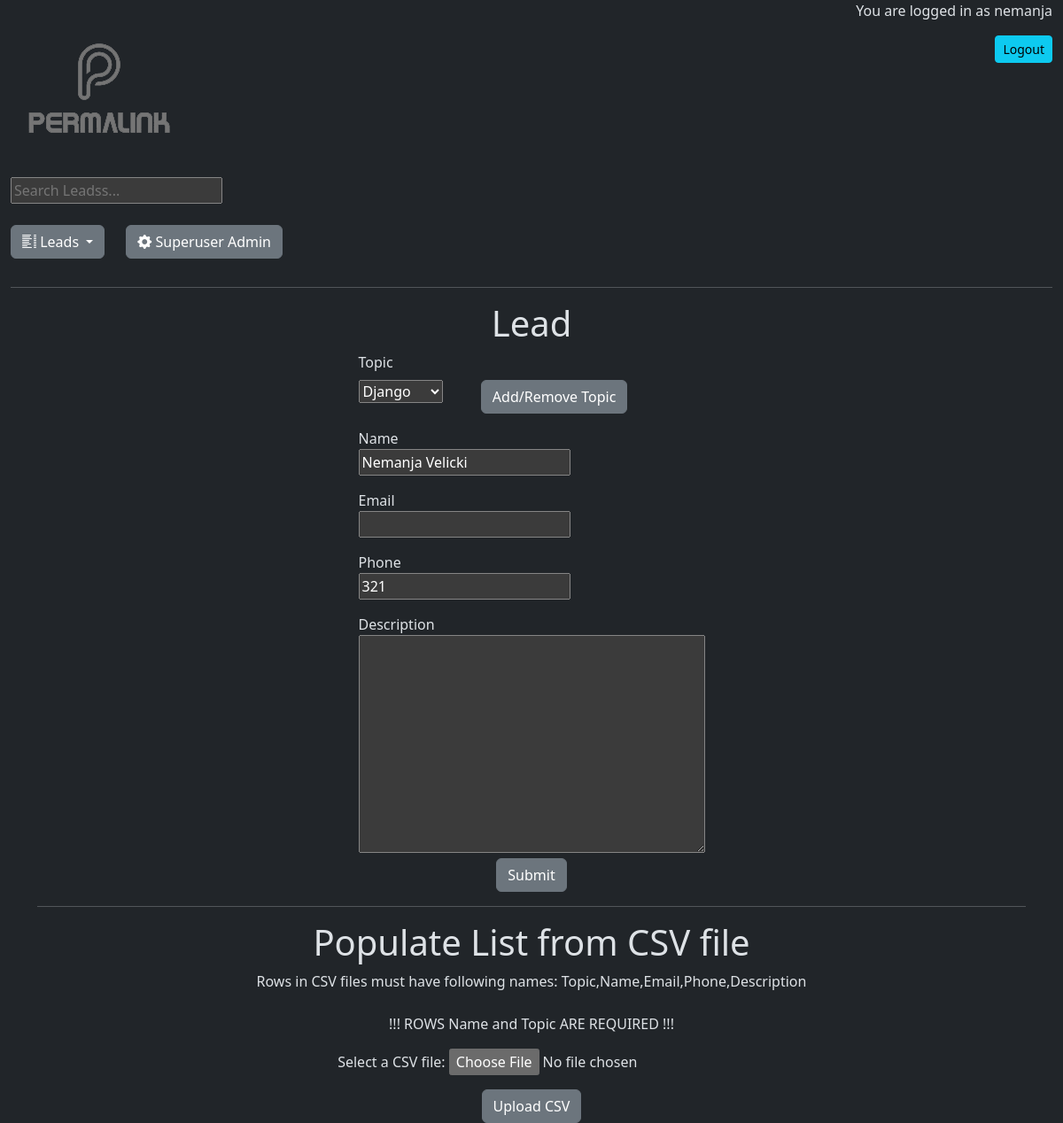
/edit_lead/1 (signed in), run on the app's committed database.
### crm/models.py (models this page shows, shortened)
class Lead(models.Model):
    user = models.ForeignKey(User, on_delete=models.CASCADE, null=True, blank=True)
    topic = models.ForeignKey(Topic, null=True, on_delete=models.CASCADE)
    name = models.CharField(max_length=200)
    email = models.CharField(max_length=200, null=True, blank=True)
    phone = models.CharField(max_length=200, null=True, blank=True)
    description = models.TextField(null=True, blank=True)
    update = models.DateTimeField(auto_now=True)
    created = models.DateTimeField(auto_now_add=True)
    class Meta:
        ordering = ['-update', '-created']

### crm/views.py (the view, shortened to what this page needs)
# urls.py: path('edit_lead/<str:pk>', views.edit_lead, name='edit'),
@login_required(login_url='home')
def edit_lead(request, pk):
    lead = Lead.objects.get(id=pk)
    form = LeadForm(instance=lead, user=request.user)
    form1 = CSVUploadForm()
    context = {'form': form, 'form1': form1, 'lead': lead}
    return render(request, 'crm/add_edit_leads.html', context)

### crm/forms.py
class LeadForm(ModelForm):
    class Meta:
        model = Lead
        fields = ['topic', 'name', 'email', 'phone', 'description']
    def __init__(self, *args, user=None,**kwargs):
        super(LeadForm, self).__init__(*args, **kwargs)
        self.fields['topic'].queryset = Topic.objects.filter(user=user)

class CSVUploadForm(forms.Form):
    csv_file = forms.FileField(label='Select a CSV file')

### crm/models.py (called while the page is built)
    def __str__(self):
        return self.name

### crm/templates/crm/add_edit_leads.html (shortened to what this page needs)
{% extends 'main.html' %}
{% block content%}
<div>
    <h1>Lead</h1>
        <div class="container">
            <div class="row">
                <div class="col"></div>
                <div class="col-auto">
                    <form method="POST" action="">
                        <div class="row">
                            <div class="col text-start">
                                <label for="exampleFormControlInput1" class="form-label">{{form.topic.label}}</label>
                            </div>
                        </div>
                        <div class="row mb-3">
                            <div class="col-4 text-start">
                                {{form.topic}}
                            </div>
                            <div class="col-auto text-end">
                                <a class="btn btn-secondary" href="{% url 'topic' %}">Add/Remove Topic</a>
                            </div>
                        </div>
                        <div class="row">
                            <div class="col-6 text-start">
                                <label>{{form.name.label}}</label>
                            </div>
                        </div>
                        <div class="row mb-3">
                            <div class="col text-start">
                                {{form.name}}
                            </div>
                        </div>
                        <div class="row">
                            <div class="col-6 text-start">
                                <label>{{form.email.label}}</label>
                            </div>
                        </div>
                        <div class="row mb-3">
                            <div class="col text-start">
                                {{form.email}}
                            </div>
                        </div>
                        <div class="row">
                            <div class="col-6 text-start">
                                <label>{{form.phone.label}}</label>
                            </div>
                        </div>
                        <div class="row mb-3">
                            <div class="col text-start">
                                {{form.phone}}
                            </div>
                        </div>
                        <div class="row">
                            <div class="col-6 text-start">
                                <label>{{form.description.label}}</label>
                            </div>
                        </div>
                        <div class="row">
                            <div class="col text-start">
                                {{form.description}}
                            </div>
                        </div>
                        <button class="btn btn-secondary" type="submit" name="submit" value="Submit">Submit</button>
                    </form>
                </div>
                <div class="col"></div>
            </div>
            <hr>
            <div><h1>Populate List from CSV file</h1></div>
            <div><p>Rows in CSV files must have following names: Topic,Name,Email,Phone,Description
                <br><br>!!! ROWS Name and Topic ARE REQUIRED !!!
            </p></div>
            <div><form method="POST" enctype="multipart/form-data">
                <div class="container">
                    <div class="row justify-content-center mb-3">
                        <div class="col-sm-12">
                            {{ form1 }}
                        </div>
                    </div>
                </div>
                <button class="btn btn-secondary mb-6" type="submit" name="Upload CSV" value="Upload CSV">Upload CSV</button>
            </form></div>
        </div>
</div>
{% endblock content %}

### templates/navbar.html (shortened to what this page needs)
{% load static %}
<div class="row justify-content-between">
    <div class="col-6 text-start">
        <a href="{% url 'home' %}"><img src="{% static 'images/permalink___web_development_company_logo.png' %}" alt="Description of the image"></a>
    </div>
    <div class="col-6 text-end">
        {% if user.is_authenticated %}
            <p>You are logged in as {{ user.username }}</p>
            <form action="{% url 'logout' %}" method="post">
                <button class="btn btn-info btn-sm" type="submit">Logout</button>
              </form>
        {% else %}
        <br>
        <a class="btn btn-success btn-sm" href="{% url 'login' %}">Login</a>
        {% endif %}
    </div>
</div>
{% if user.is_authenticated %}
    <div class="row">
        <div class="col-md-auto">
            <form action="{% url 'leads' %}" method="GET">
                <input type="text" name="sq" placeholder="Search Leadss...">
            </form>
        </div>
        <div class="col-md"></div>
    </div>
    <br>
    <div class="row justify-content-left mb-3">
        <div class="col-md-auto mb-3">
            <div class="dropdown">
                <button class="btn btn-secondary dropdown-toggle"  type="button" data-bs-toggle="dropdown" aria-expanded="false">
                <i class="bi bi-list-columns"></i> Leads
                </button>
            </div>
        </div>
        {% if user.is_authenticated and user.is_superuser %}
            <div class="col-md-auto mb-3">
                <a class="btn btn-secondary" href="{% url 'superuser' %}"><i class="bi bi-gear-fill"></i> Superuser Admin</a>
            </div>
        {% endif %}
    </div>
    {% endif %}
<div><hr></div>

### data on the page
Lead: topic "Django", name "Nemanja Velicki", phone "321"

### other printed values
{{ user.username }} "nemanja"
